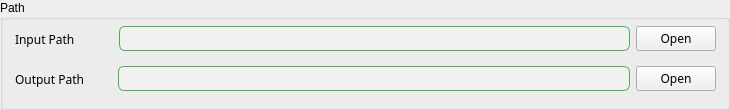
   <widget class="QGroupBox" name="groupBox_Path">
    <property name="geometry">
     <rect>
      <x>10</x>
      <y>120</y>
      <width>730</width>
      <height>110</height>
     </rect>
    </property>
    <property name="font">
     <font>
      <family>Microsoft YaHei UI</family>
      <pointsize>9</pointsize>
      <fontweight>Medium</fontweight>
     </font>
    </property>
    <property name="title">
     <string>Path</string>
    </property>
    <widget class="QWidget" name="horizontalLayoutWidget_11">
     <property name="geometry">
      <rect>
       <x>10</x>
       <y>20</y>
       <width>711</width>
       <height>38</height>
      </rect>
     </property>
     <property name="font">
      <font>
       <family>Microsoft JhengHei</family>
       <pointsize>9</pointsize>
       <fontweight>Medium</fontweight>
      </font>
     </property>
     <layout class="QHBoxLayout" name="horizontalLayout_InputPath">
      <property name="leftMargin">
       <number>5</number>
      </property>
      <property name="topMargin">
       <number>5</number>
      </property>
      <property name="rightMargin">
       <number>5</number>
      </property>
      <property name="bottomMargin">
       <number>5</number>
      </property>
      <item>
       <widget class="QLabel" name="label_InputPath">
        <property name="sizePolicy">
         <sizepolicy hsizetype="Fixed" vsizetype="Preferred">
          <horstretch>0</horstretch>
          <verstretch>0</verstretch>
         </sizepolicy>
        </property>
        <property name="font">
         <font>
          <family>Microsoft JhengHei</family>
          <pointsize>9</pointsize>
          <fontweight>Medium</fontweight>
         </font>
        </property>
        <property name="text">
         <string>Input Path </string>
        </property>
       </widget>
      </item>
      <item>
       <spacer name="horizontalSpacer_14">
        <property name="orientation">
         <enum>Qt::Orientation::Horizontal</enum>
        </property>
        <property name="sizeType">
         <enum>QSizePolicy::Policy::Fixed</enum>
        </property>
        <property name="sizeHint" stdset="0">
         <size>
          <width>35</width>
          <height>20</height>
         </size>
        </property>
       </spacer>
      </item>
      <item>
       <widget class="QLineEdit" name="lineEdit_InputPath">
        <property name="font">
         <font>
          <family>Microsoft JhengHei</family>
          <pointsize>9</pointsize>
          <bold>false</bold>
         </font>
        </property>
        <property name="focusPolicy">
         <enum>Qt::FocusPolicy::ClickFocus</enum>
        </property>
        <property name="styleSheet">
         <string notr="true">QLineEdit {
    border: 1px solid #4CAF50;   /* 绿色边框 */
    border-radius: 6px;          /* 圆角半径 */
    padding: 2px 6px;            /* 内边距，让文字不贴边 */
    background-color: #F0F0F0;   /* 背景颜色 */
}
</string>
        </property>
        <property name="inputMethodHints">
         <set>Qt::InputMethodHint::ImhHiddenText</set>
        </property>
        <property name="alignment">
         <set>Qt::AlignmentFlag::AlignLeading|Qt::AlignmentFlag::AlignLeft|Qt::AlignmentFlag::AlignVCenter</set>
        </property>
        <property name="readOnly">
         <bool>true</bool>
        </property>
       </widget>
      </item>
      <item>
       <widget class="QPushButton" name="pushButton_InputPath">
        <property name="sizePolicy">
         <sizepolicy hsizetype="Fixed" vsizetype="Fixed">
          <horstretch>0</horstretch>
          <verstretch>0</verstretch>
         </sizepolicy>
        </property>
        <property name="font">
         <font>
          <family>Microsoft JhengHei</family>
          <pointsize>9</pointsize>
          <fontweight>Medium</fontweight>
         </font>
        </property>
        <property name="cursor">
         <cursorShape>PointingHandCursor</cursorShape>
        </property>
        <property name="focusPolicy">
         <enum>Qt::FocusPolicy::NoFocus</enum>
        </property>
        <property name="text">
         <string>Open</string>
        </property>
       </widget>
      </item>
     </layout>
    </widget>
    <widget class="QWidget" name="horizontalLayoutWidget_12">
     <property name="geometry">
      <rect>
       <x>10</x>
       <y>60</y>
       <width>711</width>
       <height>38</height>
      </rect>
     </property>
     <property name="font">
      <font>
       <family>Microsoft JhengHei</family>
       <pointsize>9</pointsize>
       <fontweight>Medium</fontweight>
      </font>
     </property>
     <layout class="QHBoxLayout" name="horizontalLayout_OutputPath">
      <property name="leftMargin">
       <number>5</number>
      </property>
      <property name="topMargin">
       <number>5</number>
      </property>
      <property name="rightMargin">
       <number>5</number>
      </property>
      <property name="bottomMargin">
       <number>5</number>
      </property>
      <item>
       <widget class="QLabel" name="label_OutputPath">
        <property name="font">
         <font>
          <family>Microsoft JhengHei</family>
          <pointsize>9</pointsize>
          <fontweight>Medium</fontweight>
         </font>
        </property>
        <property name="text">
         <string>Output Path</string>
        </property>
       </widget>
      </item>
      <item>
       <spacer name="horizontalSpacer_15">
        <property name="orientation">
         <enum>Qt::Orientation::Horizontal</enum>
        </property>
        <property name="sizeType">
         <enum>QSizePolicy::Policy::Fixed</enum>
        </property>
        <property name="sizeHint" stdset="0">
         <size>
          <width>27</width>
          <height>20</height>
         </size>
        </property>
       </spacer>
      </item>
      <item>
       <widget class="QLineEdit" name="lineEdit_OutputPath">
        <property name="font">
         <font>
          <family>Microsoft JhengHei</family>
          <pointsize>9</pointsize>
          <bold>false</bold>
         </font>
        </property>
        <property name="focusPolicy">
         <enum>Qt::FocusPolicy::ClickFocus</enum>
        </property>
        <property name="styleSheet">
         <string notr="true">QLineEdit {
    border: 1px solid #4CAF50;   /* 绿色边框 */
    border-radius: 6px;          /* 圆角半径 */
    padding: 2px 6px;            /* 内边距，让文字不贴边 */
    background-color: #F0F0F0;   /* 背景颜色 */
}
</string>
        </property>
        <property name="inputMethodHints">
         <set>Qt::InputMethodHint::ImhHiddenText</set>
        </property>
        <property name="alignment">
         <set>Qt::AlignmentFlag::AlignLeading|Qt::AlignmentFlag::AlignLeft|Qt::AlignmentFlag::AlignVCenter</set>
        </property>
        <property name="readOnly">
         <bool>true</bool>
        </property>
       </widget>
      </item>
      <item>
       <widget class="QPushButton" name="pushButton_OutputPath">
        <property name="font">
         <font>
          <family>Microsoft JhengHei</family>
          <pointsize>9</pointsize>
          <fontweight>Medium</fontweight>
         </font>
        </property>
        <property name="cursor">
         <cursorShape>PointingHandCursor</cursorShape>
        </property>
        <property name="focusPolicy">
         <enum>Qt::FocusPolicy::NoFocus</enum>
        </property>
        <property name="text">
         <string>Open</string>
        </property>
       </widget>
      </item>
     </layout>
    </widget>
   </widget>
